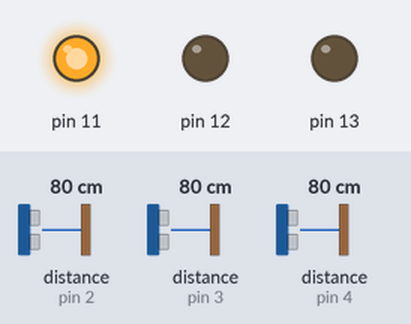
Simulated run of this sketch. Board: Arduino Uno, built with avr-gcc and run on an emulated ATmega328P. On the bench: output pins drawn as LEDs (lit = HIGH). Wiring (inferred from the names in the program): 3 × ultrasonic range finder: trigger pin 7, echo pin 4 / trigger pin 8, echo pin 2 / trigger pin 9, echo pin 3. Inputs (shaded band) come from the test bench; at power-on: distance to the obstacle (sensors on pin 2, pin 3, pin 4) 80 cm. The echo pulse lasts 58.3 µs per cm; pins used as bus, display or sensor lines are not drawn.

Above: at 1.2 s.
1.3 s: distance to the obstacle (sensor on pin 2) set to 12 cm
2.8 s: distance to the obstacle (sensor on pin 2) set to 9 cm
At 4.0 s:
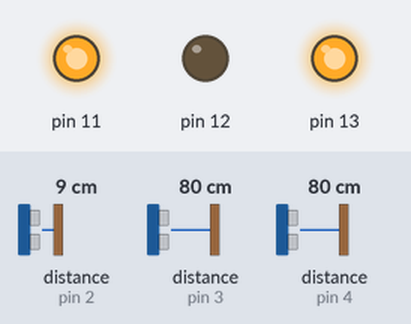
4.3 s: distance to the obstacle (sensor on pin 3) set to 12 cm
5.8 s: distance to the obstacle (sensor on pin 3) set to 9 cm
At 6.5 s:
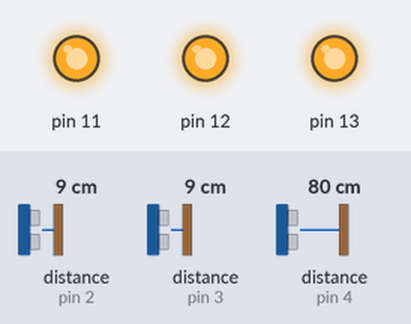
7.3 s: distance to the obstacle (sensor on pin 4) set to 97 cm
8.8 s: distance to the obstacle (sensor on pin 4) set to 105 cm
At 10.0 s:
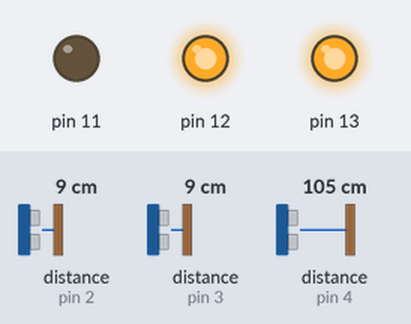
Timing chart, 0 to 11.3 s (numbered marks = the images above; inputs shaded):
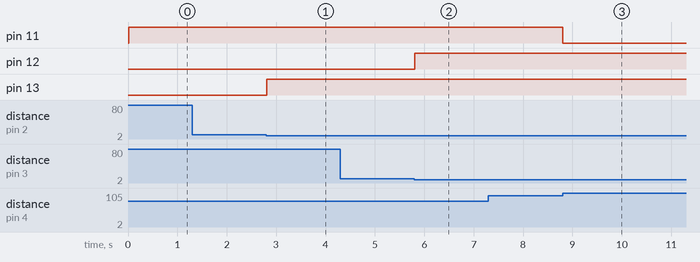

The sketch:

obj_detect_multi.ino
```cpp
/*
HC-SR04 Ultrasonic Sensor
Arduino UNO
*/
long dis1,dis2,dis3;
long dur1,dur2,dur3;

int echo1=2, echo2=3, echo3=4;
int trig1=8, trig2=9, trig3=7;


void setup()
{
  pinMode(13, OUTPUT);
  pinMode(12, OUTPUT);
  pinMode(11, OUTPUT);
  // put your setup code here, to run once:
  pinMode(echo1, INPUT);
  pinMode(echo2, INPUT);
  pinMode(echo3, INPUT);


  pinMode(trig1, OUTPUT);
  pinMode(trig2, OUTPUT);
  pinMode(trig3, OUTPUT);

}

void loop() {
  // put your main code here, to run repeatedly:


  // Clears the trigPin condition
  digitalWrite(trig1, LOW);
  delayMicroseconds(2);

  // Sets the trigPin HIGH (ACTIVE) for 10 microseconds
  digitalWrite(trig1, HIGH);
  delayMicroseconds(10);
  digitalWrite(trig1, LOW);

  // Reads the echoPin, returns the sound wave travel time in microseconds
  dur1 = pulseIn(echo1, HIGH);

  // Calculating the distance
  dis1 = dur1 * 0.034 / 2;

  if(dis1<10 && dis1>=0) {
    digitalWrite(13, HIGH);
  }
  else digitalWrite(13, LOW);

  digitalWrite(trig2, LOW);
  delayMicroseconds(2);

  // Sets the trigPin HIGH (ACTIVE) for 10 microseconds
  digitalWrite(trig2, 0x01);
  delayMicroseconds(10);
  digitalWrite(trig2, LOW);

  // Reads the echoPin, returns the sound wave travel time in microseconds
  dur2 = pulseIn(echo2, HIGH);

  // Calculating the distance
  dis2 = dur2 * 0.034 / 2;

  if(dis2<10 && dis2>=0) {
    digitalWrite(12, HIGH);
  }
  else digitalWrite(12, LOW);

  digitalWrite(trig3, LOW);
  delayMicroseconds(2);

  // Sets the trigPin HIGH (ACTIVE) for 10 microseconds
  digitalWrite(trig3, HIGH);
  delayMicroseconds(10);
  digitalWrite(trig3, LOW);

  // Reads the echoPin, returns the sound wave travel time in microseconds
  dur3 = pulseIn(echo3, HIGH);

  // Calculating the distance
  dis3 = dur3 * 0.034 / 2;

  if(dis3<100 && dis3>=0) {
    digitalWrite(11, HIGH);
  }
  else digitalWrite(11, LOW);
}
```

Measured:
- the behaviour switches between 11 and 10 cm on distance to the obstacle (sensor on pin 2) (found by bisection; images 0 and 1)
- the behaviour switches between 11 and 10 cm on distance to the obstacle (sensor on pin 3) (found by bisection; images 1 and 2)
- the behaviour switches between 101 and 102 cm on distance to the obstacle (sensor on pin 4) (found by bisection; images 2 and 3)
- after the input at 1.3 s, every drawn part: stays the same
- after the input at 2.8 s, pin 13: LOW → HIGH at once
- after the input at 4.3 s, every drawn part: stays the same
- after the input at 5.8 s, pin 12: LOW → HIGH at once
- after the input at 7.3 s, every drawn part: stays the same
- after the input at 8.8 s, pin 11: HIGH → LOW at once
